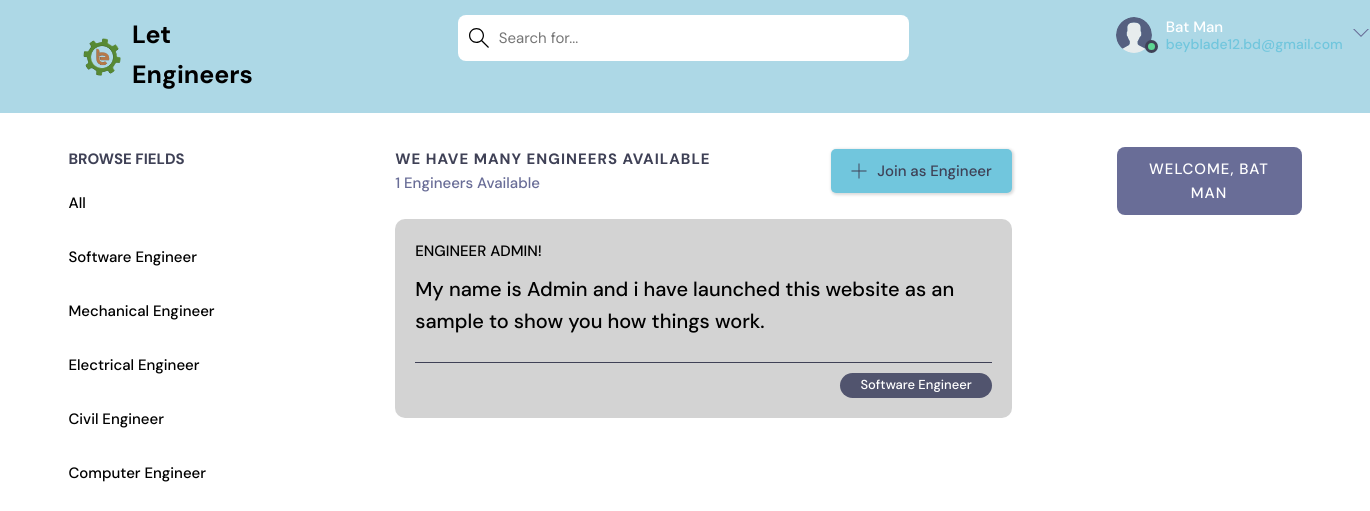
Page /home/ (signed in) on the committed database.
### app1/models.py (models this page shows, shortened)
class Topic(models.Model):
    name = models.CharField(max_length=200)

class Room(models.Model):
    host =  models.ForeignKey(User, on_delete=models.SET_NULL, null=True)
    topic = models.ForeignKey(Topic, on_delete=models.SET_NULL, null=True)
    name = models.CharField(max_length=200)
    description = models.TextField(null=True, blank=True)
    participants = models.ManyToManyField(User, related_name='participants', blank=True)
    updated =models.DateTimeField(auto_now=True)
    created = models.DateTimeField(auto_now_add=True)
    class Meta:
        ordering = ['-updated', '-created']

### app1/views.py (the view)
# urls.py: path("home/", views.home, name="home"),
@login_required(login_url='index')
def home(request):
    q = request.GET.get('q') if request.GET.get('q') != None else ''
    rooms = Room.objects.filter(
        Q(topic__name__icontains=q) |
        Q(name__icontains=q) |
        Q(description__icontains=q)
    )
    topics = Topic.objects.all()[0:6]
    room_count = rooms.count()
    room_messages = Message.objects.filter(Q(room__topic__name__icontains=q))
    context = {'rooms': rooms, 'topics': topics,
               'room_count': room_count, 'room_messages': room_messages}
    return render(request, 'home_pages/home.html', context)

### app1/templates/home_pages/home.html
{% extends 'home_pages/main.html' %}
{% block content %}
    <main class="layout layout--3">
      <div class="container">
        {% include 'home_pages/topics_component.html' %}
        <div class="roomList">
          <div class="roomList__header">
            <div>
              <h2>We have many Engineers Available</h2>
              <p>{{room_count}} Engineers Available</p>
            </div>
            {% if request.user.is_authenticated %}
            <a class="btn btn--main" href="{% url 'create-room' %}">
              <svg version="1.1" xmlns="http://www.w3.org/2000/svg" width="32" height="32" viewBox="0 0 32 32">
                <title>add</title>
                <path d="M16.943 0.943h-1.885v14.115h-14.115v1.885h14.115v14.115h1.885v-14.115h14.115v-1.885h-14.115v-14.115z"></path>
              </svg>
              Join as Engineer
            </a>
            {% endif %}
          </div>
          {% include 'home_pages/feed_component.html' %}
        </div>
        {% include 'home_pages/activity_component.html' %}
      </div>
    </main>
{% endblock %}

### app1/templates/home_pages/navbar.html (shortened to what this page needs)
{% load static %}
<!DOCTYPE html>
<html lang="en">
<head>
  <link rel="stylesheet" href="{% static 'home_pages/css/navbar.css' %}" />
</head>
<body>
  <header class="header header--loggedIn">
    <div class="container">
      <a href="{% url 'index' %}" class="header__logo">
        <img src="{% static 'images/icons/favicon.png' %}" />
        <h1>Let Engineers</h1>
      </a>
      <form class="header__search"method="GET" action="{% url 'home' %}" >
        <label>
          <input name="q"  placeholder="Search for..." />
        </label>
      </form>
      <nav class="header__menu">
        {% if request.user.is_authenticated %}
        <div class="header__user">
          <a href="#">
            <div class="avatar avatar--medium active">
              <img src="{% static 'images/avatar.svg' %}" />
            </div>
            <p>{{request.user.username}}<span>{{request.user.email}}</span></p>
          </a>
          <button class="dropdown-button">
            <svg version="1.1" xmlns="http://www.w3.org/2000/svg" width="32" height="32" viewBox="0 0 32 32">
              <title>chevron-down</title>
              <path d="M16 21l-13-13h-3l16 16 16-16h-3l-13 13z"></path>
            </svg>
          </button>
        </div>
        {% else %}
        <a href="{% url 'login' %}">
          <img src="{% static 'images/avatar.svg' %}" />
          <p>Login</p>
        </a>
        {% endif %}
      </nav>
    </div>
  </header>
</body>
</html>

### app1/templates/home_pages/topics_component.html
<div class="topics">
    <div class="topics__header">
      <h2>Browse Fields</h2>
    </div>
    <ul class="topics__list">
      <li>
        <a href="{% url 'home' %}" >All  </a>
      </li>
      {% for topic in topics %}
      <li>
        <a href="{% url 'home' %}?q={{topic.name}}">{{topic.name}}   </a>
      </li>
      {% endfor %}
    </ul>
  </div>

### app1/templates/home_pages/feed_component.html (shortened to what this page needs)
{% for room in rooms%}
<div class="roomListRoom">
    <div class="roomListRoom__header">
      <a href="{% url 'user-profile' room.host.id %}" class="roomListRoom__author">
        <span>Engineer {{room.host.username}}!</span>
      </a>
    </div>
    <div class="roomListRoom__content">
      <a href="{% url 'user-profile' room.host.id %}">{{room.name}}</a>
    </div>
    <div class="roomListRoom__meta">
      <p class="roomListRoom__topic">{{room.topic.name}}</p>
    </div>
  </div>
  {% endfor %}

### app1/templates/home_pages/activity_component.html
<div class="activities">
  <div class="activities__header">
      {% if request.user.is_authenticated %}
      <h2 style="text-align: center;">Welcome, {{request.user.username}}</h2>
    </div>
    {% endif %}
</div>

### static/home_pages/css/style.css (style rules this page uses)
:root { --color-main: #71c6dd; --color-main-light: #e1f6fb; --color-dark: #3f4156; --color-dark-medium: #51546e; --color-dark-light: #696d97; --color-light: #e5e5e5; --color-gray: #8b8b8b; --color-light-gray: #b2bdbd; --color-bg: #2d2d39; --color-success: #5dd693; --color-error: #fc4b0b; }
* { font-family: "DM Sans", -apple-system, BlinkMacSystemFont, "Segoe UI", Roboto, Oxygen, Ubuntu, Cantarell, "Open Sans", "Helvetica Neue", sans-serif; margin: 0; padding: 0; box-sizing: border-box; text-rendering: optimizeLegibility; font-size: inherit; }
html { font-size: 56.25%; }
@media only screen and (min-width: 1200px) { html { font-size: 62.5%; } }
body { line-height: 1.6; font-weight: 400; font-size: 1.5rem; color: white; background-color: white; min-height: 100vh; }
img { width: 100%; }
a { display: inline-block; color: var(--color-main); text-decoration: none; }
.container { max-width: 220rem; width: 90%; margin: auto; }
.btn { background-color: transparent; border: none; display: inline-flex; align-items: center; gap: 1rem; cursor: pointer; transition: all ease-in-out 0.3s; padding: 1rem 2rem; border-radius: 5px; box-shadow: 1px 1px 3px 1px rgba(0, 0, 0, 0.15); font-weight: 500; }
.btn--main { background-color: var(--color-main); color: var(--color-dark); }
.btn > svg { fill: currentColor; width: 1.6rem; height: 1.6rem; }
.avatar { position: relative; display: inline-block; border-radius: 10%; border: 2px solid transparent; }
.avatar img { display: block; border-radius: 50%; object-fit: cover; object-position: center; }
.avatar::after { content: ""; display: block; position: absolute; background-color: var(--color-gray); z-index: 111; border-radius: 50%; border: 0.3rem solid var(--color-dark); }
.avatar.active::after { background-color: var(--color-success); }
.avatar.avatar--medium img { width: 3.6rem; height: 3.6rem; border-radius: 50%; }
.avatar.avatar--medium:after { width: 0.7rem; height: 0.7rem; bottom: 0px; right: -6px; }
.layout { margin-top: 3.4rem; }
.layout > .container { display: flex; justify-content: space-between; align-items: flex-start; }
.layout--3 > .container > div:first-child { flex-basis: 18%; max-width: 22.5rem; }
.layout--3 > .container > div:nth-child(2) { flex-basis: 50%; }
.layout--3 > .container > div:last-child { flex-basis: 15%; }
.topics__header { margin-bottom: 2rem; }
.topics__header h2 { text-transform: uppercase; font-weight: 700; color: var(--color-dark); }
.topics__list { list-style: none; }
.topics__list li a { display: flex; justify-content: space-between; margin-bottom: 3rem; font-weight: 500; color: black; transition: all 0.3s ease-in-out; }
.roomList__header { display: flex; justify-content: space-between; align-items: center; margin-bottom: 2.4rem; }
.roomList__header h2 { text-transform: uppercase; font-weight: 650; color: var(--color-dark); letter-spacing: 1px; }
.roomList__header p { font-weight: 500; color: var(--color-dark-light); }
.roomListRoom { margin-bottom: 2.4rem; background-color: lightgrey; border-radius: 1rem; padding: 2rem; }
.roomListRoom__header { display: flex; justify-content: space-between; align-items: center; }
.roomListRoom__author { font-weight: 500; display: flex; align-items: center; gap: 1rem; color: black; text-transform: uppercase; }
.roomListRoom__content { margin: 1rem 0; }
.roomListRoom__content a { font-size: 2rem; font-weight: 500; margin-bottom: 1.5rem; color: black; transition: all 0.3s ease-in-out; }
.roomListRoom__meta { border-top: 1px solid var(--color-dark); padding-top: 1rem; display: flex; align-items: center; justify-content: space-between; }
.roomListRoom__topic { padding: 2px 2rem; background-color: var(--color-dark-medium); border-radius: 5rem; font-weight: 500; font-size: 1.3rem; }
.activities { background: var(--color-dark); border-radius: 8px; overflow: hidden; }
.activities__header h2 { background-color: var(--color-dark-light); text-transform: uppercase; font-weight: 500; padding: 1rem 1.5rem; color: white; letter-spacing: 1px; font-size: 1.5rem; }

### rows in the picture
Topic: name "Software Engineer"
Topic: name "Mechanical Engineer"
Topic: name "Electrical Engineer"
Topic: name "Civil Engineer"
Topic: name "Computer Engineer"
Room: host.username "ADMIN", name "My name is Admin and i have launched this website as an sample to show you how things work.", topic.name "Software Engineer"

### other values in the picture
{{ request.user.username }} "Bat Man"
{{ request.user.email }} "beyblade12.bd@gmail.com"
{{ room_count }} "1"
{{ request.user.username }} "BAT MAN"
